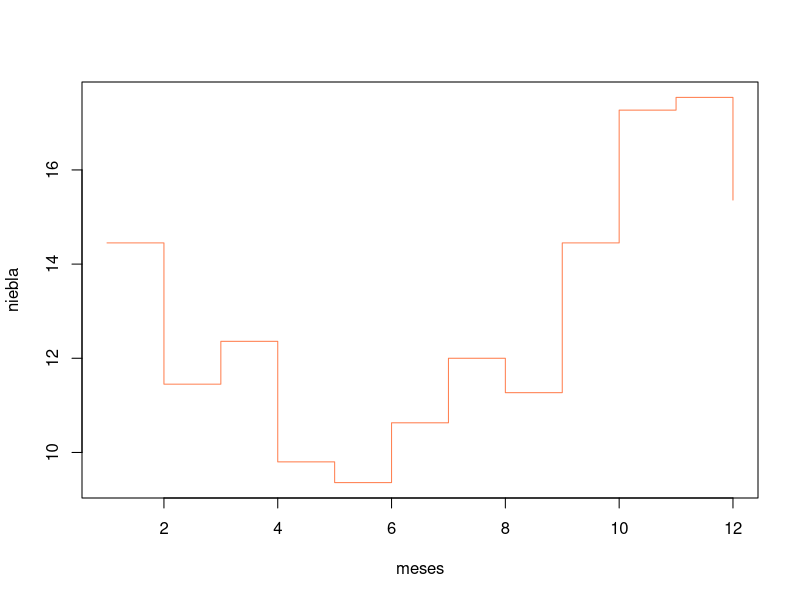
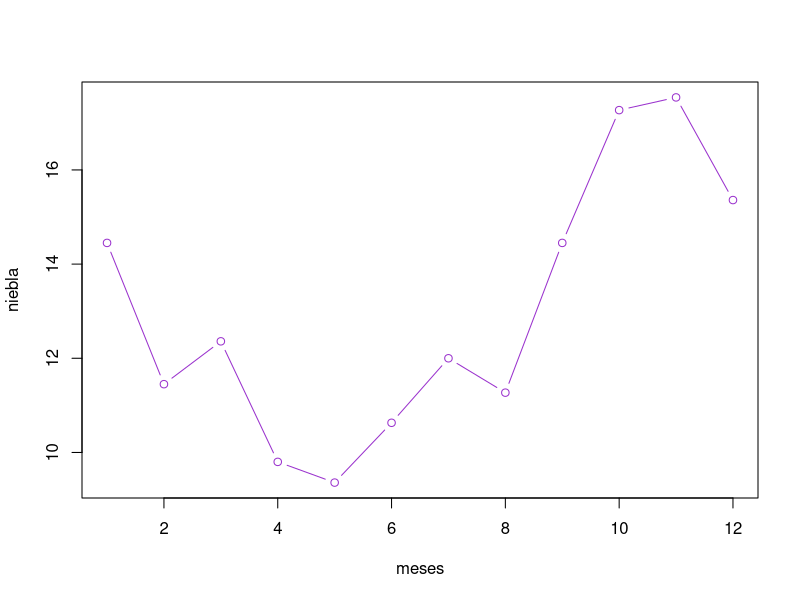
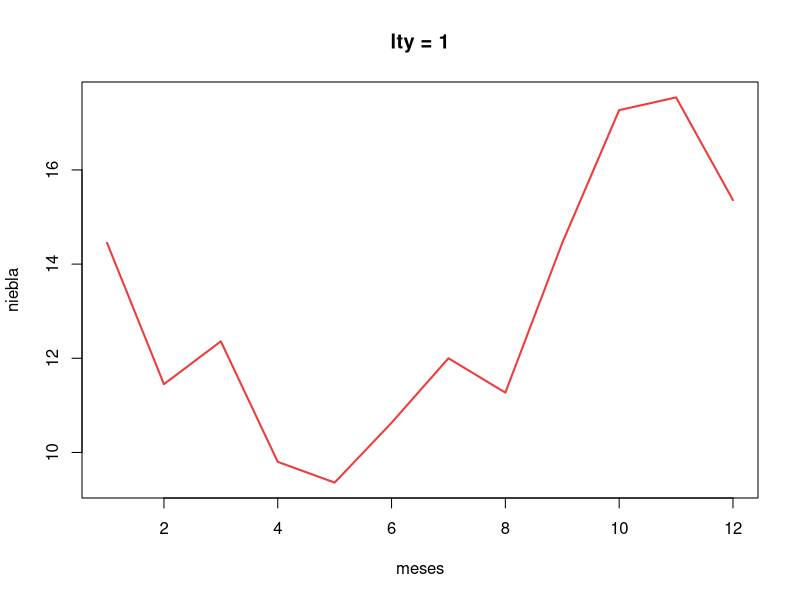
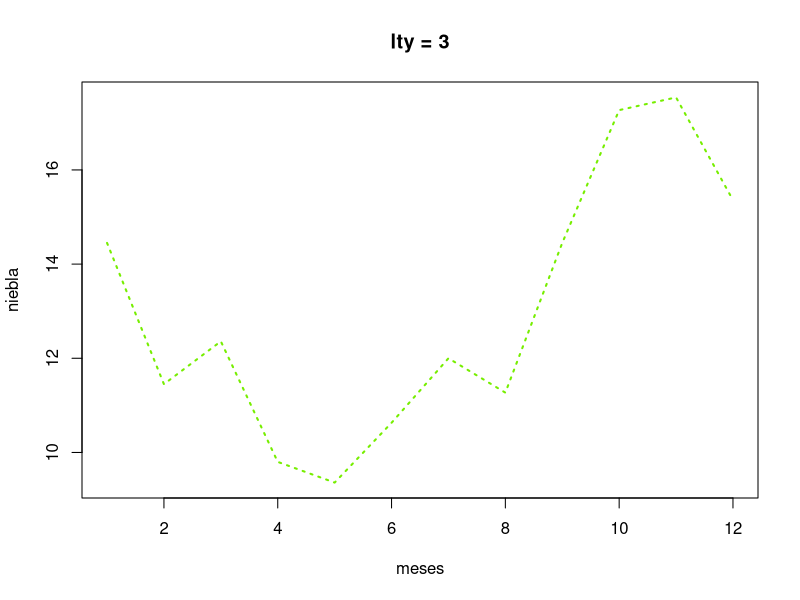
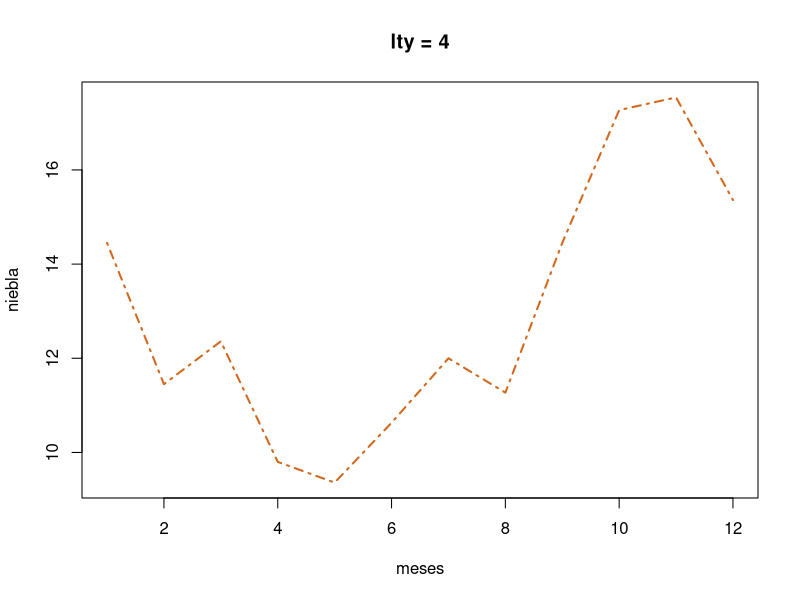
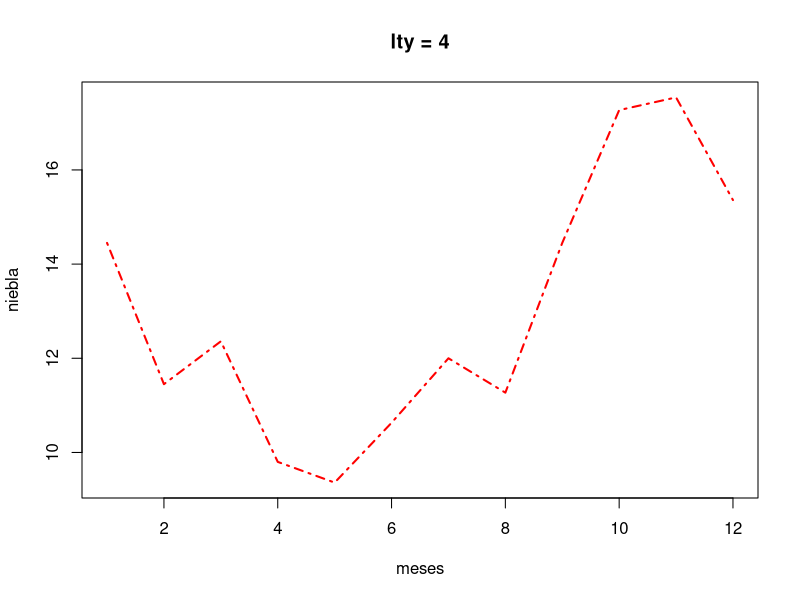

Write the R code that produced these figures, in order.


#vector de meses 
meses <- c('01','02','03','04','05','06','07','08','09','10','11','12')

# se crea el vector de niebla 
niebla <- c(14.45, 11.45, 12.36, 9.8, 
            9.36, 10.63, 12, 11.27, 
            14.45, 17.27, 17.54, 15.36)

plot(meses, niebla, type = "s", col="coral")

plot(meses, niebla, type = "b", col="darkorchid3")

plot(meses, niebla, type = "l", lwd = 2, lty = 1, main = "lty = 1", col="brown2")

plot(meses, niebla, type = "l", lwd = 2, lty = 3, main = "lty = 3", col="chartreuse2")

plot(meses, niebla, type = "l", lwd = 2, lty = 4, main = "lty = 4", col="chocolate")


plot(meses, niebla, type = "l", lwd = 2, lty = 4, main = "lty = 4", col="red")